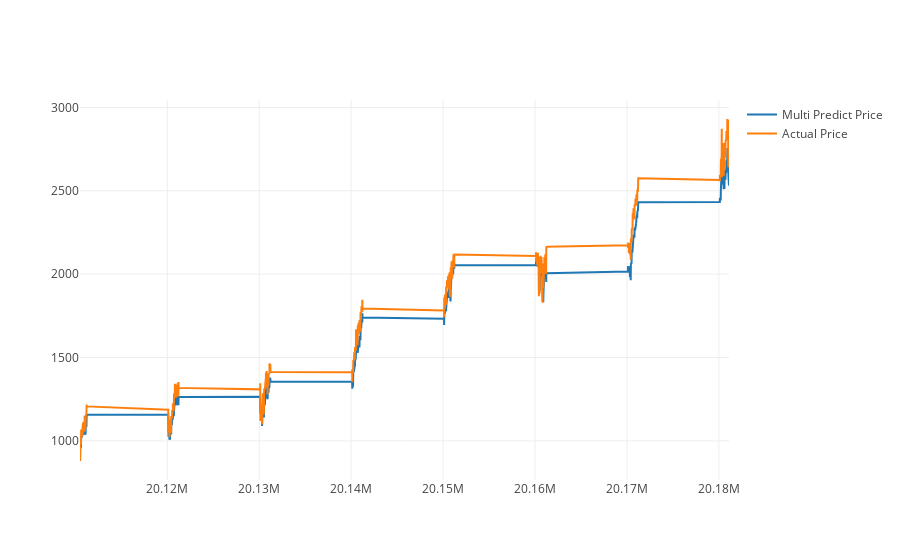

Source (notebook cell):
### Code cell
predictDates = data.tail(len(inv_y)).index
actual_chart = go.Scatter(x=predictDates, y=inv_y[:,0], name= 'Actual Price')
multi_predict_chart = go.Scatter(x=predictDates, y=inv_yhat[:,0], name= 'Multi Predict Price')
py.iplot([multi_predict_chart, actual_chart])

### Figure 1 — Plotly figure (JSON) as saved in the notebook; plotly's stock layout.template omitted (floating-point values rounded to 4 significant figures; data arrays with more than 128 entries replaced by an {"elided": "..."} marker saying what was removed)
{"data": [{"name": "Multi Predict Price", "type": "scatter", "uid": "d9e1ffd3-b1ec-4d6f-b4a3-05e03b4c09fb", "x": {"elided": "1892 int values"}, "y": {"elided": "1892 float values"}}, {"name": "Actual Price", "type": "scatter", "uid": "995f0d1f-9545-4875-af37-185a9d6da1a5", "x": {"elided": "1892 int values"}, "y": {"elided": "1892 float values"}}], "layout": {}}
